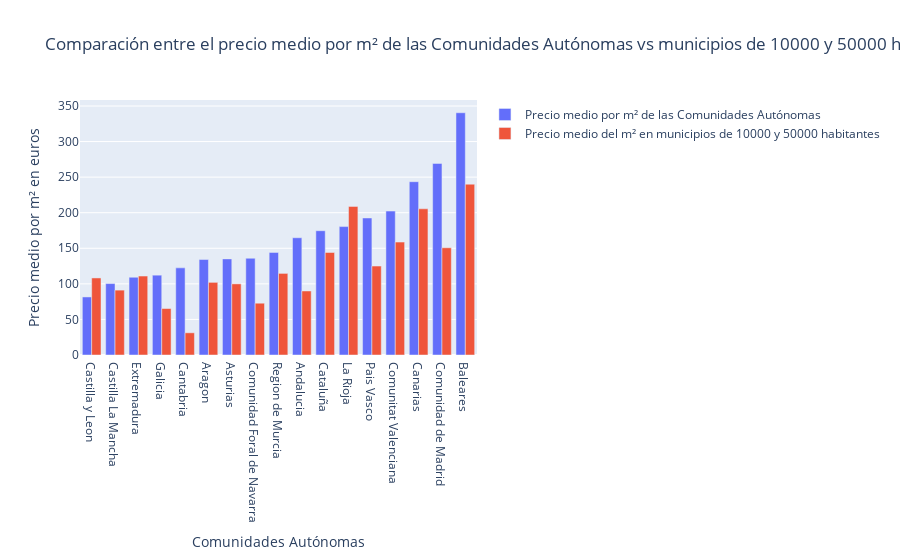

Here is the notebook cell this chart was saved with:
### Markdown cell above
### 3.1 Creación de gráficos

### Code cell
fig = go.Figure()

fig.add_trace(go.Bar(x=df1["Comunidad Autonoma"], y=df1["Segundo trimestre"], name="Precio medio por m² de las Comunidades Autónomas"))
fig.add_trace(go.Bar(x=df2["Comunidad Autonoma"], y=df2["Segundo trimestre"], name= "Precio medio del m² en municipios de 10000 y 50000 habitantes "))

# Configura el layout
fig.update_layout(title="Comparación entre el precio medio por m² de las Comunidades Autónomas vs municipios de 10000 y 50000 habitantes",
                  xaxis_title="Comunidades Autónomas",
                  yaxis_title="Precio medio por m² en euros",
                  barmode='group')

fig.show()

### Figure 1 — Plotly figure (JSON) as saved in the notebook; plotly's stock layout.template omitted (floating-point values rounded to 4 significant figures)
{"data": [{"name": "Precio medio por m² de las Comunidades Autónomas", "type": "bar", "x": ["Castilla y Leon", "Castilla La Mancha", "Extremadura", "Galicia", "Cantabria", "Aragon", "Asturias", "Comunidad Foral de Navarra", "Region de Murcia", "Andalucia", "Cataluña", "La Rioja", "Pais Vasco", "Comunitat Valenciana", "Canarias", "Comunidad de Madrid", "Baleares"], "y": [81.6, 100.4, 109.3, 112.2, 122.5, 134.2, 135.1, 136, 144.2, 164.8, 174.7, 180.5, 192.6, 202.3, 243.6, 269.3, 340.5]}, {"name": "Precio medio del m² en municipios de 10000 y 50000 habitantes ", "type": "bar", "x": ["Cantabria", "Galicia", "Comunidad Foral de Navarra", "Andalucia", "Castilla La Mancha", "Asturias", "Aragon", "Castilla y Leon", "Extremadura", "Region de Murcia", "Pais Vasco", "Cataluña", "Comunidad de Madrid", "Comunitat Valenciana", "Canarias", "La Rioja", "Baleares"], "y": [31.2, 65.3, 72.8, 90, 91.2, 100, 102.1, 108.3, 111, 114.7, 125, 144.1, 150.7, 158.7, 205.5, 208.9, 240.1]}], "layout": {"barmode": "group", "title": {"text": "Comparación entre el precio medio por m² de las Comunidades Autónomas vs municipios de 10000 y 50000 habitantes"}, "xaxis": {"title": {"text": "Comunidades Autónomas"}}, "yaxis": {"title": {"text": "Precio medio por m² en euros"}}}}
